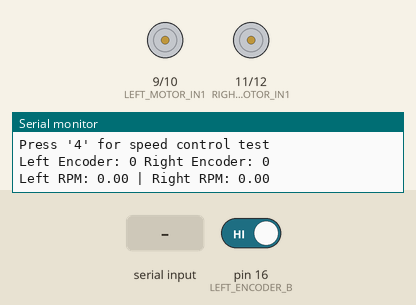
Simulated run of this sketch. Board: Arduino Uno, built with avr-gcc and run on an emulated ATmega328P. On the bench: motor-driver pin pairs drawn as motors (green arrow = first pin HIGH = forward, orange = second pin HIGH = backward, longer = more drive, scaled by the enable pin), the last lines printed to the serial monitor. The test bench sets the inputs (shaded band); at power-on: pin 16 (LEFT_ENCODER_B) HIGH.

Above: at 1.3 s.
1.4 s: "1" received over Serial
At 2.3 s:
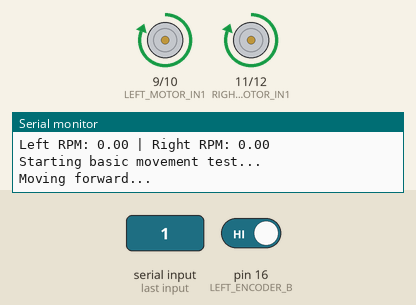
At 3.8 s:
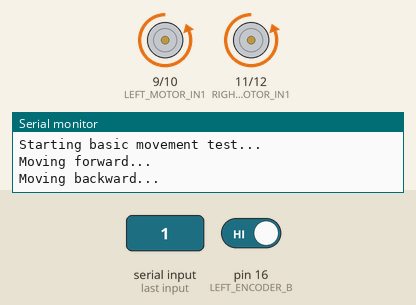
7.4 s: "4" received over Serial
Timing chart, 0 to 28.4 s (numbered marks = the images above; inputs shaded):
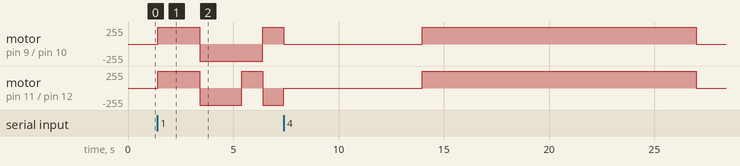

The sketch:

motor_test.ino
```cpp
// Motor Control Test Program
// Motor Driver Pins (TBF8266FNG/L298N)
const int LEFT_MOTOR_IN1 = 9;    // Left motor input 1
const int LEFT_MOTOR_IN2 = 10;   // Left motor input 2
const int RIGHT_MOTOR_IN1 = 11;  // Right motor input 1
const int RIGHT_MOTOR_IN2 = 12;  // Right motor input 2
const int LEFT_MOTOR_EN = 13;    // Left motor enable (PWM)
const int RIGHT_MOTOR_EN = 14;   // Right motor enable (PWM)

// Encoder Pins
const int LEFT_ENCODER_A = 15;   // Left encoder channel A
const int LEFT_ENCODER_B = 16;   // Left encoder channel B
const int RIGHT_ENCODER_A = 17;  // Right encoder channel A
const int RIGHT_ENCODER_B = 18;  // Right encoder channel B

// Encoder Variables
volatile long leftEncoderCount = 0;
volatile long rightEncoderCount = 0;
long lastLeftCount = 0;
long lastRightCount = 0;

// Motor Speed Variables
const int MAX_SPEED = 255;
const int MIN_SPEED = 0;
int currentSpeed = 0;

// Movement Constants
const int SQUARE_SIDE = 1000;    // Encoder counts for one side
const int TURN_COUNTS = 500;     // Encoder counts for 90-degree turn

// Kill Switch Pin
const int KILL_SWITCH = 16;  // Emergency stop button

// Global Variables
bool isKilled = false;  // Kill switch state

// RPM Calculation Variables
const int ENCODER_PULSES_PER_REV = 7; // Number of encoder pulses per wheel revolution from N20 data sheet
//https://robokits.co.in/motors/n20-metal-gear-micro-motors/n20-metal-gear-encoder-motor/ga12-n20-12v-300-rpm-all-metal-gear-micro-dc-encoder-motor-with-precious-metal-brush?srsltid=AfmBOopPFMIkYOPyrTsLFBo_L3Y9lKtT-5GI7wXfAu2s8dgCdCqxohBQ
const int WHEEL_DIAMETER_CM = 6; // Diameter of the wheel in cm
const float CM_PER_REV = WHEEL_DIAMETER_CM * 3.14159; // Circumference of the wheel

void setup() {
  Serial.begin(9600);

  // Configure kill switch pin
  pinMode(KILL_SWITCH, INPUT_PULLUP);

  // Configure motor control pins
  pinMode(LEFT_MOTOR_IN1, OUTPUT);
  pinMode(LEFT_MOTOR_IN2, OUTPUT);
  pinMode(RIGHT_MOTOR_IN1, OUTPUT);
  pinMode(RIGHT_MOTOR_IN2, OUTPUT);
  pinMode(LEFT_MOTOR_EN, OUTPUT);
  pinMode(RIGHT_MOTOR_EN, OUTPUT);

  // Configure encoder pins
  pinMode(LEFT_ENCODER_A, INPUT_PULLUP);
  pinMode(LEFT_ENCODER_B, INPUT_PULLUP);
  pinMode(RIGHT_ENCODER_A, INPUT_PULLUP);
  pinMode(RIGHT_ENCODER_B, INPUT_PULLUP);

  // Attach interrupts for encoder readings
  attachInterrupt(digitalPinToInterrupt(LEFT_ENCODER_A), leftEncoderISR, CHANGE);
  attachInterrupt(digitalPinToInterrupt(RIGHT_ENCODER_A), rightEncoderISR, CHANGE);

  Serial.println("Motor Control Test Program");
  Serial.println("-------------------------");

  // Wait for user input
  Serial.println("Press '1' for basic movement test");
  Serial.println("Press '2' for square path test (clockwise)");
  Serial.println("Press '3' for square path test (counter-clockwise)");
  Serial.println("Press '4' for speed control test");
}

void loop() {
  // Check kill switch first
  if (digitalRead(KILL_SWITCH) == LOW) {
    stopMotors();
    isKilled = true;
    Serial.println("EMERGENCY STOP ACTIVATED!");
    while(digitalRead(KILL_SWITCH) == LOW) {
      delay(100); // Wait for switch release
    }
    Serial.println("Reset the Arduino to continue");
    while(true) {
      delay(1000); // Stay in emergency stop
    }
  }

  if (!isKilled) {
    if (Serial.available()) {
      char command = Serial.read();

      switch(command) {
        case '1':
          basicMovementTest();
          break;
        case '2':
          squarePathTest(true);
          break;
        case '3':
          squarePathTest(false);
          break;
        case '4':
          speedControlTest();
          break;
        default:
          Serial.println("Invalid command");
      }
    }

    // Print encoder counts every second
    static unsigned long lastPrint = 0;
    if (millis() - lastPrint > 1000) {
      printEncoderCounts();
      lastPrint = millis();
    }

    // Calculate and print RPM every second
    static unsigned long lastRPMCalc = 0;
    if (millis() - lastRPMCalc > 1000) {
      calculateAndPrintRPM();
      lastRPMCalc = millis();
    }
  }
}

// Encoder ISR functions
void leftEncoderISR() {
  if (digitalRead(LEFT_ENCODER_A) == digitalRead(LEFT_ENCODER_B)) {
    leftEncoderCount++;
  } else {
    leftEncoderCount--;
  }
}

void rightEncoderISR() {
  if (digitalRead(RIGHT_ENCODER_A) == digitalRead(RIGHT_ENCODER_B)) {
    rightEncoderCount++;
  } else {
    rightEncoderCount--;
  }
}

// Basic movement functions
void moveForward(int speed) {
  if (!isKilled) {
    analogWrite(LEFT_MOTOR_EN, speed);
    analogWrite(RIGHT_MOTOR_EN, speed);
    digitalWrite(LEFT_MOTOR_IN1, HIGH);
    digitalWrite(LEFT_MOTOR_IN2, LOW);
    digitalWrite(RIGHT_MOTOR_IN1, HIGH);
    digitalWrite(RIGHT_MOTOR_IN2, LOW);
  }
}

void moveBackward(int speed) {
  if (!isKilled) {
    analogWrite(LEFT_MOTOR_EN, speed);
    analogWrite(RIGHT_MOTOR_EN, speed);
    digitalWrite(LEFT_MOTOR_IN1, LOW);
    digitalWrite(LEFT_MOTOR_IN2, HIGH);
    digitalWrite(RIGHT_MOTOR_IN1, LOW);
    digitalWrite(RIGHT_MOTOR_IN2, HIGH);
  }
}

void turnLeft(int speed) {
  if (!isKilled) {
    analogWrite(LEFT_MOTOR_EN, speed);
    analogWrite(RIGHT_MOTOR_EN, speed);
    digitalWrite(LEFT_MOTOR_IN1, LOW);
    digitalWrite(LEFT_MOTOR_IN2, HIGH);
    digitalWrite(RIGHT_MOTOR_IN1, HIGH);
    digitalWrite(RIGHT_MOTOR_IN2, LOW);
  }
}

void turnRight(int speed) {
  if (!isKilled) {
    analogWrite(LEFT_MOTOR_EN, speed);
    analogWrite(RIGHT_MOTOR_EN, speed);
    digitalWrite(LEFT_MOTOR_IN1, HIGH);
    digitalWrite(LEFT_MOTOR_IN2, LOW);
    digitalWrite(RIGHT_MOTOR_IN1, LOW);
    digitalWrite(RIGHT_MOTOR_IN2, HIGH);
  }
}

void stopMotors() {
  analogWrite(LEFT_MOTOR_EN, 0);
  analogWrite(RIGHT_MOTOR_EN, 0);
  digitalWrite(LEFT_MOTOR_IN1, LOW);
  digitalWrite(LEFT_MOTOR_IN2, LOW);
  digitalWrite(RIGHT_MOTOR_IN1, LOW);
  digitalWrite(RIGHT_MOTOR_IN2, LOW);
}

// Test functions
void basicMovementTest() {
  Serial.println("Starting basic movement test...");

  // Forward
  Serial.println("Moving forward...");
  moveForward(200);
  delay(2000);

  // Backward
  Serial.println("Moving backward...");
  moveBackward(200);
  delay(2000);

  // Left turn
  Serial.println("Turning left...");
  turnLeft(200);
  delay(1000);

  // Right turn
  Serial.println("Turning right...");
  turnRight(200);
  delay(1000);

  stopMotors();
  Serial.println("Basic movement test complete");
}

void squarePathTest(bool clockwise) {
  Serial.println(clockwise ? "Starting clockwise square path test..." : "Starting counter-clockwise square path test...");

  for (int i = 0; i < 4; i++) {
    // Move forward one side
    Serial.println("Moving forward...");
    moveForward(200);
    waitForEncoderCount(SQUARE_SIDE);

    // Turn 90 degrees
    Serial.println("Turning...");
    if (clockwise) {
      turnRight(200);
    } else {
      turnLeft(200);
    }
    waitForEncoderCount(TURN_COUNTS);

    delay(500); // Brief pause between movements
  }

  stopMotors();
  Serial.println("Square path test complete");
}

void speedControlTest() {
  Serial.println("Starting speed control test...");

  // Gradually increase speed
  for (int speed = 0; speed <= MAX_SPEED; speed += 10) {
    Serial.print("Speed: ");
    Serial.println(speed);
    moveForward(speed);
    delay(500);
  }

  // Gradually decrease speed
  for (int speed = MAX_SPEED; speed >= 0; speed -= 10) {
    Serial.print("Speed: ");
    Serial.println(speed);
    moveForward(speed);
    delay(500);
  }

  stopMotors();
  Serial.println("Speed control test complete");
}

// Helper functions
void waitForEncoderCount(int targetCount) {
  long startTime = millis();
  while (abs(leftEncoderCount) < targetCount && abs(rightEncoderCount) < targetCount) {
    if (millis() - startTime > 5000) { // 5-second timeout
      Serial.println("Timeout waiting for encoder count");
      break;
    }
  }
  stopMotors();
}

void printEncoderCounts() {
  Serial.print("Left Encoder: ");
  Serial.print(leftEncoderCount);
  Serial.print(" Right Encoder: ");
  Serial.println(rightEncoderCount);
}

void calculateAndPrintRPM() {
  long leftCount = leftEncoderCount - lastLeftCount;
  long rightCount = rightEncoderCount - lastRightCount;

  // Calculate RPM
  float leftRPM = (leftCount / (float)ENCODER_PULSES_PER_REV) * 60.0;
  float rightRPM = (rightCount / (float)ENCODER_PULSES_PER_REV) * 60.0;

  // Update last counts
  lastLeftCount = leftEncoderCount;
  lastRightCount = rightEncoderCount;

  // Print RPM
  Serial.print("Left RPM: ");
  Serial.print(leftRPM);
  Serial.print(" | Right RPM: ");
  Serial.println(rightRPM);
}
```
